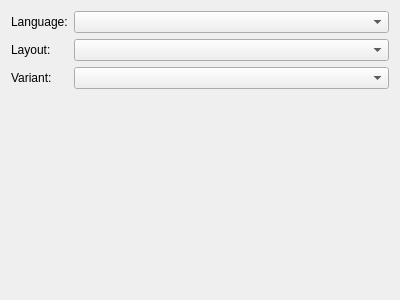
<?xml version="1.0" encoding="UTF-8"?>
<ui version="4.0">
 <class>LayoutSelector</class>
 <widget class="QWidget" name="LayoutSelector">
  <property name="geometry">
   <rect>
    <x>0</x>
    <y>0</y>
    <width>400</width>
    <height>300</height>
   </rect>
  </property>
  <property name="windowTitle">
   <string notr="true">Form</string>
  </property>
  <layout class="QVBoxLayout" name="verticalLayout">
   <item>
    <layout class="QFormLayout" name="formLayout">
     <item row="1" column="0">
      <widget class="QLabel" name="label_3">
       <property name="text">
        <string>Language:</string>
       </property>
      </widget>
     </item>
     <item row="1" column="1">
      <widget class="QComboBox" name="languageComboBox">
       <property name="sizePolicy">
        <sizepolicy hsizetype="MinimumExpanding" vsizetype="Fixed">
         <horstretch>0</horstretch>
         <verstretch>0</verstretch>
        </sizepolicy>
       </property>
      </widget>
     </item>
     <item row="2" column="0">
      <widget class="QLabel" name="label">
       <property name="text">
        <string>Layout:</string>
       </property>
      </widget>
     </item>
     <item row="2" column="1">
      <widget class="QComboBox" name="layoutComboBox">
       <property name="sizePolicy">
        <sizepolicy hsizetype="MinimumExpanding" vsizetype="Fixed">
         <horstretch>0</horstretch>
         <verstretch>0</verstretch>
        </sizepolicy>
       </property>
      </widget>
     </item>
     <item row="3" column="0">
      <widget class="QLabel" name="label_2">
       <property name="text">
        <string>Variant:</string>
       </property>
      </widget>
     </item>
     <item row="3" column="1">
      <widget class="QComboBox" name="variantComboBox">
       <property name="sizePolicy">
        <sizepolicy hsizetype="MinimumExpanding" vsizetype="Fixed">
         <horstretch>0</horstretch>
         <verstretch>0</verstretch>
        </sizepolicy>
       </property>
      </widget>
     </item>
    </layout>
   </item>
  </layout>
 </widget>
 <resources/>
 <connections/>
</ui>
